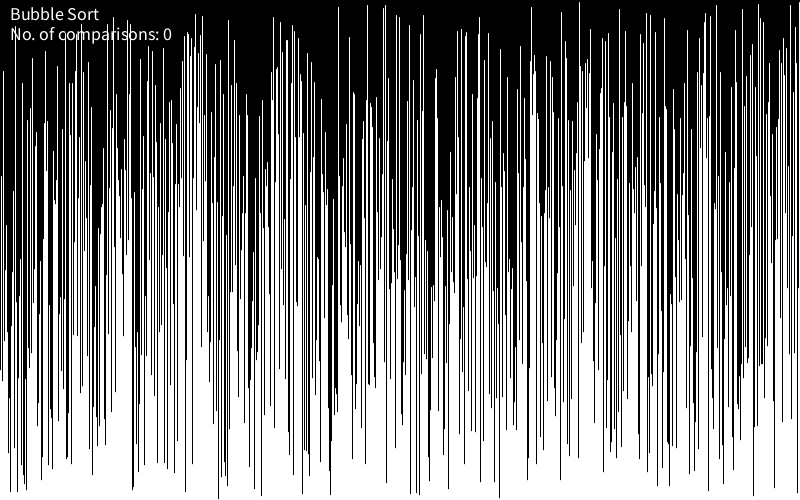
Frame 1 (no input)
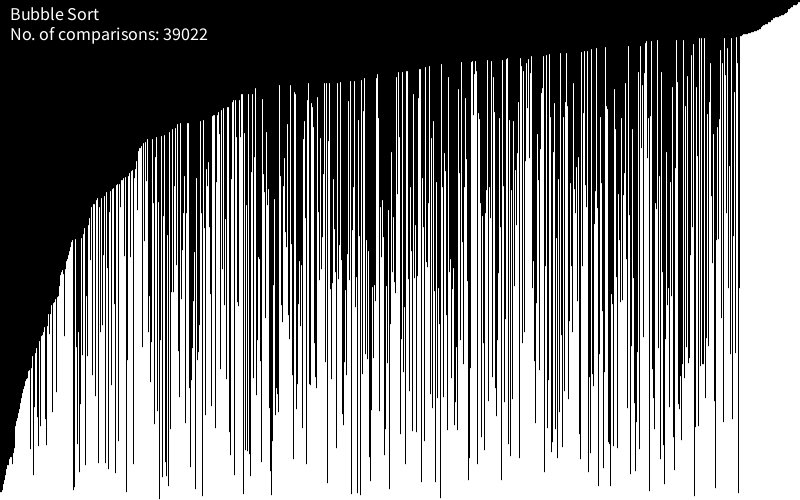
Frame 60 (the mouse pressed at the canvas centre just before this capture)
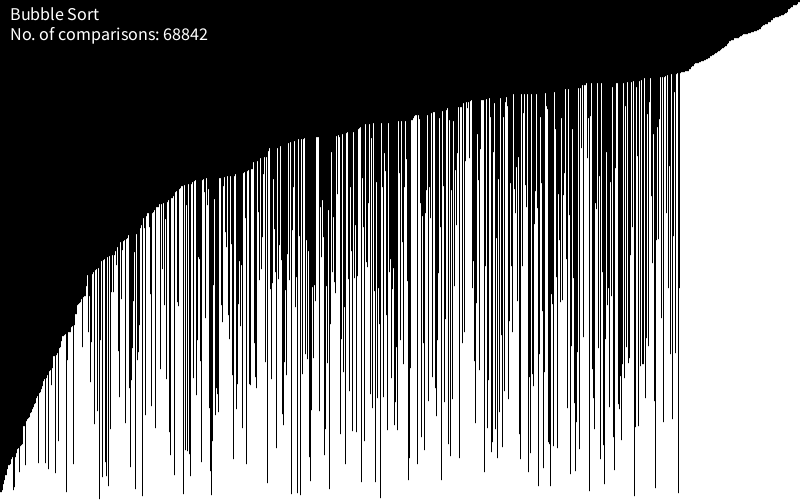
Frame 120 (the mouse held since frame 60 and released just before this capture)

The Processing sketch that drew these frames (run headless with seeded random() and noise(); from frame 60 on, the mouse is pressed at the canvas centre):

// Processing sketch: bubble_sort
// ── bubble_sort.pde
float[] lines;
int count, comparisons;

void setup() {
  size(800, 500);
  //fullScreen();
  lines = new float[width];
  count = 0;
  comparisons = 0;
  
  // Randomize
  for(int i = 0; i < lines.length; i++) {
    lines[i] = random(height);
  }
}

void draw() {
  background(0);
  textSize(18);
  text("Bubble Sort", 10, 20); 
  String comparisonCount = "No. of comparisons: " + comparisons;
  text(comparisonCount, 10, 40); 
  
  // Should we stop sorting?
  if(count >= lines.length) {
    noLoop();
  }
  
  // Sort
  for(int j = 0; j < lines.length-1-count; j++) {
    float num1 = lines[j];
    float num2 = lines[j+1];
    if(num1 > num2) {
      comparisons++;
      swap(lines, j, j+1);
    }
  }
  
  count++;
  display(lines);
}

void swap(float[] arr, int a, int b) {
  float temp = arr[a];
  arr[a] = arr[b];
  arr[b] = temp;
}

void display(float[] arr) {
  for(int i = 0; i < lines.length; i++) {
    stroke(255);
    line(i, height, i, height-lines[i]);
  }
}
